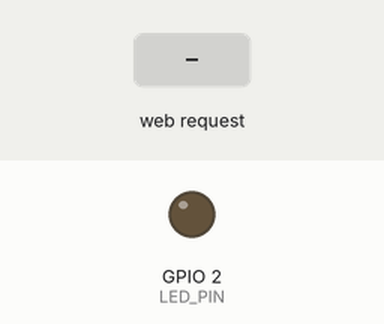
This sketch was run on a simulated ESP32. On the bench: output pins drawn as LEDs (lit = HIGH). The test bench sets the inputs (shaded band). What the sketch prints to the serial monitor is not drawn.

Above: at 2.2 s.
2.3 s: HTTP request GET /setLED?value=1 received
At 2.8 s:
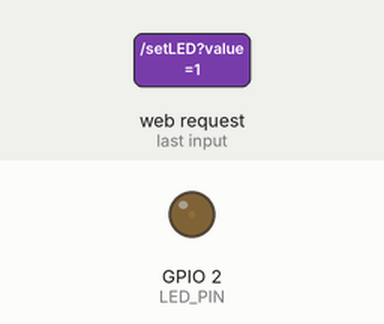
3.8 s: HTTP request GET /setLED?value=120 received
At 5.1 s:
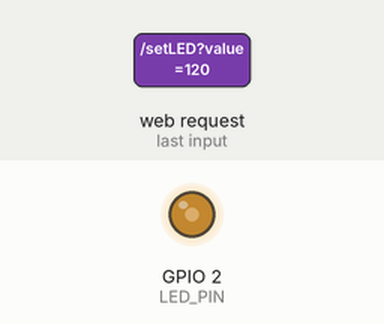
Timing chart, 0 to 6.8 s (numbered marks = the images above; inputs shaded):
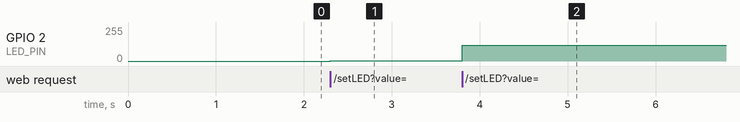

The sketch:

web_dimmer_ap.ino
```cpp
/*
  实验7：Web网页端无极调光器（AP模式 - ESP32自建热点）
  功能：通过网页滑动条实时控制LED亮度
  硬件：ESP32开发板 + LED(GPIO2)
  使用：手机/电脑连接ESP32热点，访问 http://192.168.4.1
*/

#include <WiFi.h>
#include <WebServer.h>

// AP模式配置
const char* ap_ssid = "ESP32_LED_Control";  // WiFi名称
const char* ap_password = "12345678";         // WiFi密码（至少8位）

// LED引脚
const int LED_PIN = 2;

// PWM参数
const int PWM_FREQ = 5000;
const int PWM_RESOLUTION = 8;  // 8位分辨率（0-255）

// Web服务器
WebServer server(80);

// 当前亮度
int brightness = 0;

// HTML网页内容（嵌入式）
const char* htmlPage = R"(
<!DOCTYPE html>
<html>
<head>
  <title>ESP32 LED 调光器</title>
  <meta charset="UTF-8">
  <meta name="viewport" content="width=device-width, initial-scale=1.0">
  <style>
    body {
      font-family: Arial, sans-serif;
      text-align: center;
      margin: 0;
      padding: 20px;
      background: linear-gradient(135deg, #667eea 0%, #764ba2 100%);
      min-height: 100vh;
      display: flex;
      justify-content: center;
      align-items: center;
    }
    .container {
      background: white;
      padding: 40px;
      border-radius: 15px;
      box-shadow: 0 10px 30px rgba(0,0,0,0.3);
      max-width: 500px;
      width: 90%;
    }
    h1 {
      color: #333;
      margin-bottom: 10px;
    }
    .subtitle {
      color: #666;
      margin-bottom: 30px;
    }
    .slider {
      -webkit-appearance: none;
      width: 100%;
      height: 15px;
      border-radius: 10px;
      background: linear-gradient(to right, #667eea, #764ba2);
      outline: none;
      opacity: 0.9;
      transition: opacity .2s;
      margin: 30px 0;
    }
    .slider:hover {
      opacity: 1;
    }
    .slider::-webkit-slider-thumb {
      -webkit-appearance: none;
      appearance: none;
      width: 35px;
      height: 35px;
      border-radius: 50%;
      background: #4CAF50;
      cursor: pointer;
      box-shadow: 0 2px 5px rgba(0,0,0,0.3);
    }
    .value-display {
      font-size: 48px;
      font-weight: bold;
      color: #667eea;
      margin: 30px 0;
    }
    .status {
      margin-top: 20px;
      padding: 10px;
      background: #f0f0f0;
      border-radius: 5px;
      color: #666;
    }
    .info {
      margin-top: 20px;
      font-size: 14px;
      color: #999;
    }
  </style>
</head>
<body>
  <div class="container">
    <h1>🎚️ ESP32 LED 无极调光器</h1>
    <p class="subtitle">拖动滑动条调整LED亮度（0-255）</p>

    <input type="range" min="0" max="255" value="0" class="slider" id="brightnessSlider">

    <div class="value-display">
      <span id="brightnessValue">0</span>
    </div>

    <div class="status" id="status">
      💡 LED熄灭
    </div>

    <div class="info">
      📶 已连接ESP32热点<br>
      🌐 IP地址: 192.168.4.1
    </div>
  </div>

  <script>
    const slider = document.getElementById('brightnessSlider');
    const valueDisplay = document.getElementById('brightnessValue');
    const statusDisplay = document.getElementById('status');

    let updateTimeout = null;

    // 监听滑动条变化
    slider.addEventListener('input', function() {
      const value = this.value;
      valueDisplay.textContent = value;

      // 防抖：延迟200ms发送请求（避免刷屏）
      clearTimeout(updateTimeout);
      updateTimeout = setTimeout(() => {
        updateLED(value);
      }, 200);
    });

    function updateLED(value) {
      fetch('/setLED?value=' + value)
        .then(response => response.text())
        .then(data => {
          console.log('LED亮度已更新:', data);

          // 更新状态显示
          const numValue = parseInt(value);
          if (numValue === 0) {
            statusDisplay.textContent = '💡 LED熄灭';
          } else if (numValue < 85) {
            statusDisplay.textContent = '💡 LED微亮';
          } else if (numValue < 170) {
            statusDisplay.textContent = '💡 LED中等亮度';
          } else {
            statusDisplay.textContent = '💡 LED最亮';
          }
        })
        .catch(error => {
          console.error('Error:', error);
          statusDisplay.textContent = '❌ 连接失败，请检查网络';
        });
    }

    // 页面加载时获取当前亮度
    window.addEventListener('load', function() {
      fetch('/getLED')
        .then(response => response.text())
        .then(value => {
          slider.value = value;
          valueDisplay.textContent = value;
        });
    });
  </script>
</body>
</html>
)";

void setup() {
  Serial.begin(115200);
  delay(1000);

  // 配置PWM
  ledcAttach(LED_PIN, PWM_FREQ, PWM_RESOLUTION);
  ledcWrite(LED_PIN, 0);  // 初始熄灭

  // 创建AP热点
  Serial.println("正在创建WiFi热点...");
  WiFi.softAP(ap_ssid, ap_password);

  IPAddress apIP = WiFi.softAPIP();
  Serial.print("AP IP地址: ");
  Serial.println(apIP);
  Serial.print("WiFi名称: ");
  Serial.println(ap_ssid);
  Serial.print("WiFi密码: ");
  Serial.println(ap_password);

  // 配置Web服务器路由
  server.on("/", handleRoot);
  server.on("/setLED", handleLED);
  server.on("/getLED", handleGetLED);

  // 启动服务器
  server.begin();
  Serial.println("Web服务器已启动！");
  Serial.println("手机/电脑连接WiFi后，浏览器访问: http://192.168.4.1");
}

void loop() {
  server.handleClient();
}

// 处理根路径请求 - 返回HTML页面
void handleRoot() {
  server.send(200, "text/html; charset=UTF-8", htmlPage);
}

// 处理LED控制请求
void handleLED() {
  if (server.hasArg("value")) {
    brightness = server.arg("value").toInt();
    brightness = constrain(brightness, 0, 255);

    // 设置PWM输出
    ledcWrite(LED_PIN, brightness);

    Serial.print("LED亮度设置为: ");
    Serial.println(brightness);

    server.send(200, "text/plain", String(brightness));
  } else {
    server.send(400, "text/plain", "Error: 缺少value参数");
  }
}

// 获取当前LED亮度
void handleGetLED() {
  server.send(200, "text/plain", String(brightness));
}
```

Measured:
- after the input at 2.3 s, GPIO 2 (LED_PIN): 0/255 → 1/255 at once
- after the input at 3.8 s, GPIO 2 (LED_PIN): 1/255 → 120/255 at once
